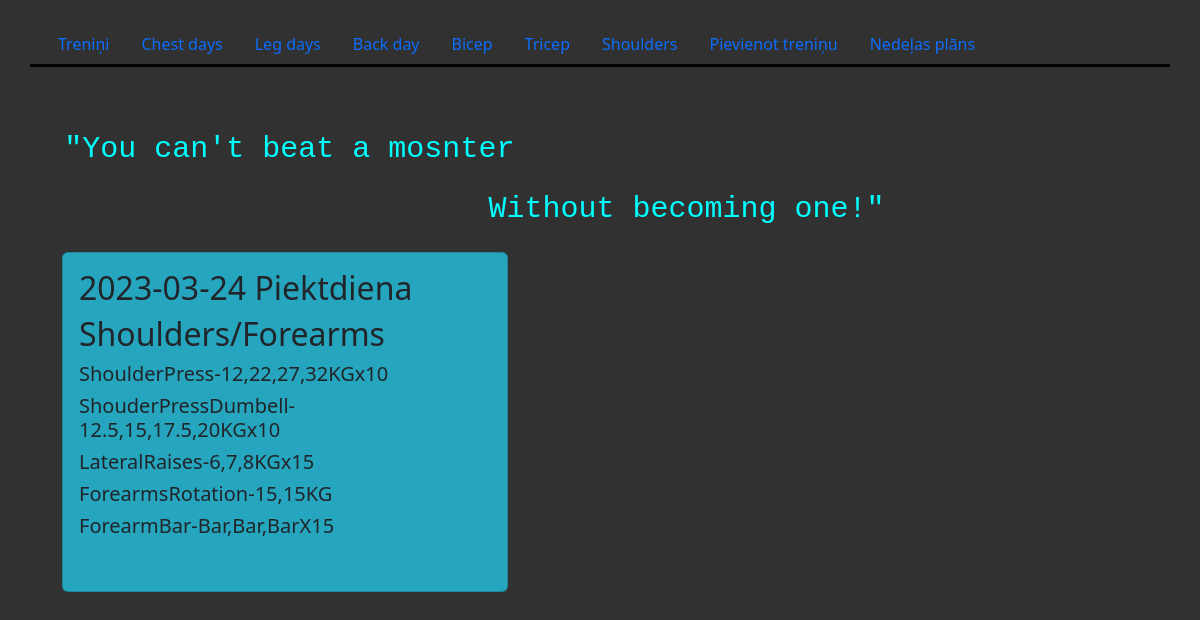
Screenshot of /shoulders with the database file from the repository.
### tables this page shows
CREATE TABLE "trenini" (
	"trenina_ID"	TEXT NOT NULL,
	"Datums"	TEXT NOT NULL,
	"Diena"	TEXT NOT NULL,
	"Muskulu_grupa"	TEXT NOT NULL,
	"Vingrinajums_1"	TEXT,
	"Vingrinajums_2"	TEXT,
	"Vingrinajums_3"	TEXT,
	"Vingrinajums_4"	TEXT,
	"Vingrinajums_5"	TEXT,
	"Vingrinajums_6"	TEXT,
	"Vingrinajums_7"	TEXT
);

### app.py (the view)
@app.route("/shoulders")
def show_shoulder():
    res = cur.execute("SELECT * FROM trenini")
    trenini = res.fetchall()
    trenini.reverse()
    return render_template("shoulders.html", data = trenini)

### templates/shoulders.html
{% extends "layout.html" %}
{% block quote %}
<code style="float: left; color: aqua; font: Courier New; font-size: 30px; margin-top:60px; margin-left: 2%;">"You can't beat a mosnter</code>
<code style="float: left; color: aqua; font: Courier New; font-size: 30px; margin-top: 15px; margin-left: 40%;">Without becoming one!"</code>
{% endblock %}
{% block content %}
{% for trenins in data %}
    {% if "Shoulder" in trenins[3] %}
        <div class="card" style="background-color: #25a5be ;  width:40%; margin:20px; float: left; min-height: 340px;">
            <div class="card-body">
                <h2 class="card-title">{{ trenins[1] }} {{ trenins[2] }}</h2>
                <h2 class="card-title"> {{ trenins[3] }} </h2>
                    {% for i in range(4,11) %}
                        <h5 class="card-text">{{ trenins[i] }}<h5>
                    {% endfor %}
            </div>
        </div>
        {% endif %}
{% endfor %}
{% endblock %}

### rows the page displays
trenini: Datums "2023-03-24", Diena "Piektdiena", Muskulu_grupa "Shoulders/Forearms", Vingrinajums_1 "ShoulderPress-12,22,27,32KGx10" "ShouderPressDumbell-12.5,15,17.5,20KGx10" "LateralRaises-6,7,8KGx15" "ForearmsRotation-15,15KG" "ForearmBar-Bar,Bar,BarX15"
